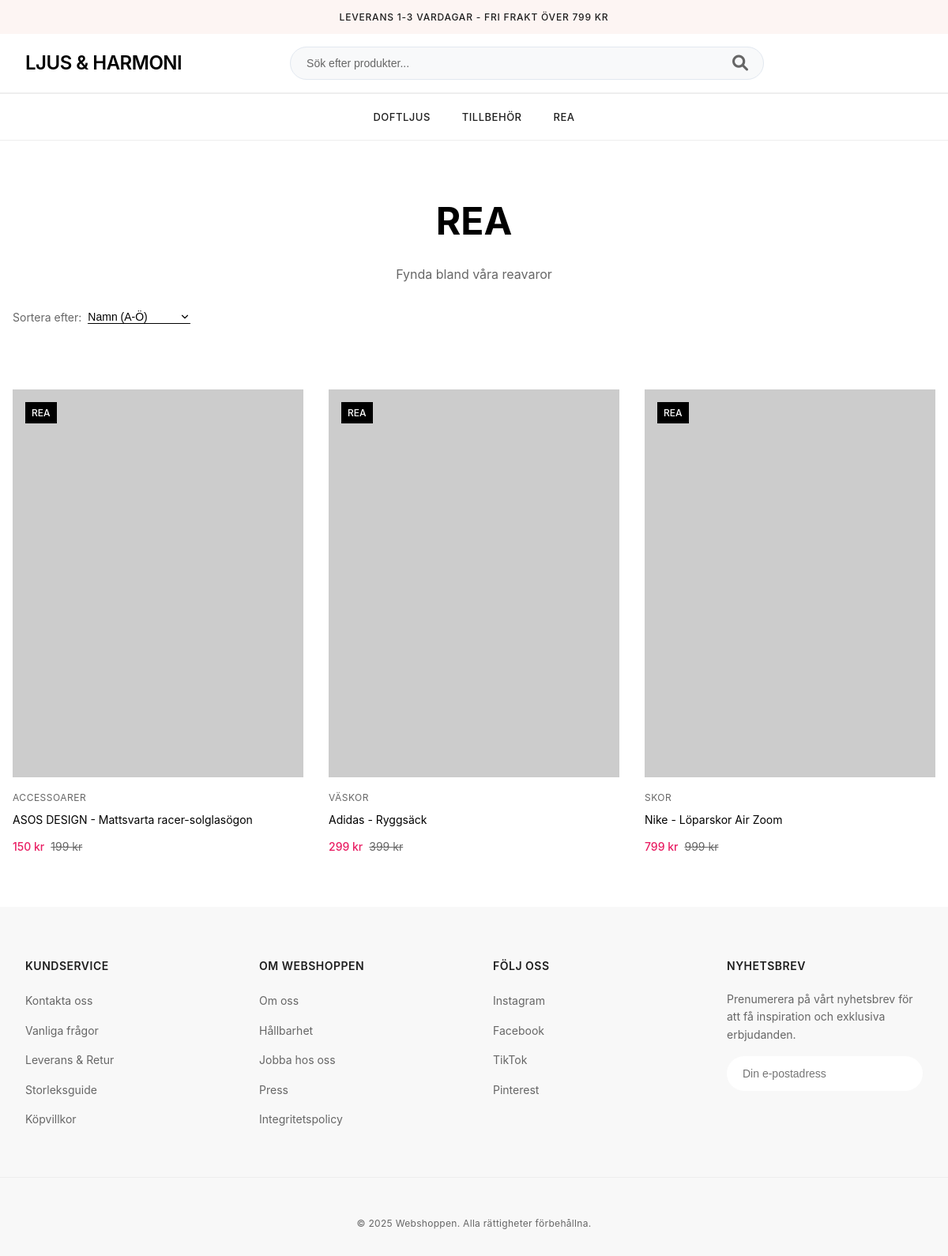
Screenshot of /public/category.php?cat=rea with the database file from the repository.
### tables this page shows
CREATE TABLE products (
    id INT PRIMARY KEY AUTO_INCREMENT,
    title VARCHAR(255) NOT NULL,
    description TEXT,
    price DECIMAL(10, 2) NOT NULL,
    deal_price DECIMAL(10, 2),
    image_url VARCHAR(255),
    category_id INT NOT NULL,
    popularity_factor INT DEFAULT 0,
    created_at TIMESTAMP DEFAULT CURRENT_TIMESTAMP,
    FOREIGN KEY (category_id) REFERENCES categories(id)
);

CREATE TABLE categories (
    id INT PRIMARY KEY AUTO_INCREMENT,
    name VARCHAR(100) NOT NULL,
    created_at TIMESTAMP DEFAULT CURRENT_TIMESTAMP
);

### includes/functions.php (called while the page is built, shortened)
<?php
require_once __DIR__ . '/db.php';
function getDiscountedProducts() {
    global $pdo;
    $stmt = $pdo->prepare('
        SELECT p.*, c.name as category_name
        FROM products p
        JOIN categories c ON p.category_id = c.id
        WHERE p.deal_price IS NOT NULL
        AND p.deal_price > 0
        AND p.deal_price < p.price
        ORDER BY (p.price - p.deal_price) / p.price DESC
    ');
    $stmt->execute();
    return $stmt->fetchAll(PDO::FETCH_ASSOC);
}
function sortProducts($products, $sort, $order) {
    usort($products, function($a, $b) use ($sort, $order) {
        $compareValue = 0;
        switch($sort) {
            case 'title':
                $compareValue = strcmp($a['title'], $b['title']);
                break;
            case 'price':
                $priceA = isset($a['deal_price']) && $a['deal_price'] > 0 ? $a['deal_price'] : $a['price'];
                $priceB = isset($b['deal_price']) && $b['deal_price'] > 0 ? $b['deal_price'] : $b['price'];
                $compareValue = $priceA - $priceB;
                break;
        }
        return $order === 'DESC' ? -$compareValue : $compareValue;
    });
    return $products;
}

### includes/product-card.php (the view, shortened to what this page needs)
<?php
function renderProductCard($product) {
    $hasDeal = isset($product['deal_price']) && $product['deal_price'] > 0;
    $productUrl = '/webshoppen/public/product.php?id=' . htmlspecialchars($product['id']);
    $defaultImage = 'https://placehold.co/400x300?text=Ingen+bild';
    $imageUrl = !empty($product['image_url']) && filter_var($product['image_url'], FILTER_VALIDATE_URL)
        ? $product['image_url']
        : $defaultImage;
?>
    <div class="product-card">
        <div class="image-container">
            <a href="<?php echo $productUrl; ?>">
                <img src="<?php echo htmlspecialchars($imageUrl); ?>"
                     alt="<?php echo htmlspecialchars($product['title']); ?>"
                     loading="lazy"
                     onerror="this.src='<?php echo htmlspecialchars($defaultImage); ?>'">
            </a>
            <?php if ($hasDeal): ?>
                <div class="outlet-badge">REA</div>
            <?php endif; ?>
        </div>
        <div class="product-info">
            <span class="brand"><?php echo htmlspecialchars($product['category_name']); ?></span>
            <a href="<?php echo $productUrl; ?>" class="product-title">
                <?php echo htmlspecialchars($product['title']); ?>
            </a>
            <div class="price-container">
                <?php if ($hasDeal): ?>
                    <span class="price sale"><?php echo number_format($product['deal_price'], 0, ',', ' '); ?> kr</span>
                    <span class="price original"><?php echo number_format($product['price'], 0, ',', ' '); ?> kr</span>
                <?php else: ?>
                    <span class="price"><?php echo number_format($product['price'], 0, ',', ' '); ?> kr</span>
                <?php endif; ?>
            </div>
        </div>
    </div>
<?php
}
?>

### public/category.php (shortened to what this page needs)
<?php
require_once '../includes/header.php';
require_once '../includes/functions.php';
require_once '../includes/product-card.php';
$categorySlug = isset($_GET['cat']) ? $_GET['cat'] : '';
$pageTitle = '';
$pageDescription = '';
$products = [];
switch($categorySlug) {
    case 'rea':
        $pageTitle = 'REA';
        $pageDescription = 'Fynda bland våra reavaror';
        $products = getDiscountedProducts();
        break;
}
$sort = isset($_GET['sort']) ? $_GET['sort'] : 'title';
$order = isset($_GET['order']) ? strtoupper($_GET['order']) : 'ASC';
$validSorts = ['title', 'price', 'popularity'];
$validOrders = ['ASC', 'DESC'];
$sort = in_array($sort, $validSorts) ? $sort : 'title';
$order = in_array($order, $validOrders) ? $order : 'ASC';
if ($sort !== 'popularity') {
    $products = sortProducts($products, $sort, $order);
}
?>
<div class="main-content">
    <div class="category-header">
        <h1><?php echo htmlspecialchars($pageTitle); ?></h1>
        <p class="category-description"><?php echo htmlspecialchars($pageDescription); ?></p>
        <div class="sorting-options">
            <label for="sort">Sortera efter:</label>
            <select id="sort" onchange="updateSort(this.value)">
                <option value="title-asc" <?php echo ($sort === 'title' && $order === 'ASC') ? 'selected' : ''; ?>>
                    Namn (A-Ö)
                </option>
            </select>
        </div>
    </div>
    <div class="product-grid">
        <?php if (empty($products)): ?>
            <p class="no-products">Inga produkter hittades i denna kategori.</p>
        <?php else: ?>
            <?php foreach ($products as $product): ?>
                <?php renderProductCard($product); ?>
            <?php endforeach; ?>
        <?php endif; ?>
    </div>
</div>
<?php require_once '../includes/footer.php'; ?>

### public/css/style.css (style rules this page uses)
* { margin: 0; padding: 0; box-sizing: border-box; }
:root { --primary-color: #000000; --secondary-color: #1e1e1e; --background-color: #ffffff; --text-color: #1e1e1e; --light-gray: #f1f5f9; --border-color: #e2e8f0; --pink-bg: #FDF5F3; }
html, body { min-height: 100%; width: 100%; margin: 0; padding: 0; overflow-x: hidden; }
body { font-family: 'Inter', -apple-system, BlinkMacSystemFont, 'Segoe UI', Roboto, sans-serif; line-height: 1.6; color: var(--text-color); background-color: var(--background-color); }
.main-content { max-width: 1200px; width: 100%; margin: 0 auto; padding: 0 1rem; }
.product-grid { max-width: 1400px; margin: 0 auto; display: grid; grid-template-columns: repeat(4, 1fr); gap: 2rem; }
.sorting-options { display: flex; align-items: center; gap: 0.5rem; margin-top: 2rem; }
.sorting-options label { font-size: 0.875rem; color: #666; }
.sorting-options select { padding-right: 1.5rem; border: none; border-bottom: 1px solid #000; font-size: 0.875rem; color: #000; font-weight: 500; background-color: transparent; background-repeat: no-repeat; background-position: right center; background-size: 0.875rem; appearance: none; cursor: pointer; }
@media (max-width: 1400px) { .product-grid { grid-template-columns: repeat(3, 1fr); } }
.product-info { padding: 0; display: flex; flex-direction: column; gap: 1.5rem; }
.price-container { display: flex; align-items: center; gap: 1rem; }
.price { font-size: 1.75rem; font-weight: 600; color: #1a1a1a; }
.category-header { text-align: center; padding: 4rem 0 2rem; background: white; margin-bottom: 3rem; }
.category-header h1 { font-size: 3rem; font-weight: 700; margin-bottom: 1rem; color: #000; }
.category-description { max-width: 600px; margin: 0 auto; color: #666; font-size: 1rem; line-height: 1.5; padding: 0 1rem; }
.sorting-options select { padding: 0 1.5rem 0 0; border: none; border-bottom: 1px solid #000; font-size: 0.875rem; color: #000; font-weight: 500; background-color: transparent; background-repeat: no-repeat; background-position: right center; background-size: 0.875rem; appearance: none; cursor: pointer; }
.product-grid { display: grid; grid-template-columns: repeat(4, 1fr); gap: 2rem; }
.product-card { position: relative; display: flex; flex-direction: column; background: white; transition: all 0.2s ease; }
.product-card .image-container { position: relative; aspect-ratio: 3/4; background: #f8f8f8; overflow: hidden; margin-bottom: 1rem; }
.product-card img { width: 100%; height: 100%; object-fit: cover; transition: transform 0.3s ease; }
.product-card .outlet-badge { position: absolute; top: 1rem; left: 1rem; background: #000; color: white; padding: 0.25rem 0.5rem; font-size: 0.75rem; font-weight: 500; z-index: 2; }
.product-card .product-info { padding: 0; display: flex; flex-direction: column; gap: 0.5rem; }
.product-card .brand { font-size: 0.75rem; color: #666; text-transform: uppercase; letter-spacing: 0.5px; }
.product-card .product-title { font-size: 0.875rem; color: #000; text-decoration: none; font-weight: 400; margin: 0; overflow: hidden; text-overflow: ellipsis; display: -webkit-box; -webkit-line-clamp: 2; -webkit-box-orient: vertical; }
.product-card .price-container { display: flex; align-items: center; gap: 0.5rem; margin-top: 0.25rem; }
.product-card .price { font-size: 0.875rem; font-weight: 500; color: #000; }
.product-card .price.sale { color: #e91e63; }
.product-card .price.original { text-decoration: line-through; color: #666; font-weight: 400; }

### rows the page displays
products: shows "REA", category.name "ACCESSOARER", title "ASOS DESIGN - Mattsvarta racer-solglasögon", deal_price "150", price "199"
products: shows "REA", category.name "VÄSKOR", title "Adidas - Ryggsäck", deal_price "299", price "399"
products: shows "REA", category.name "SKOR", title "Nike - Löparskor Air Zoom", deal_price "799", price "999"

### other values shown
$pageTitle "REA"
$pageDescription "Fynda bland våra reavaror"
getCurrentYear() "2025"
